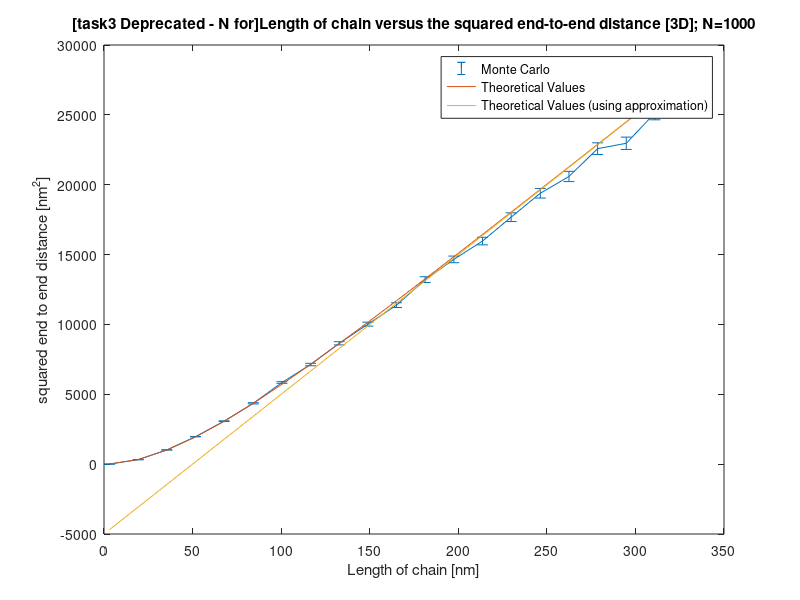
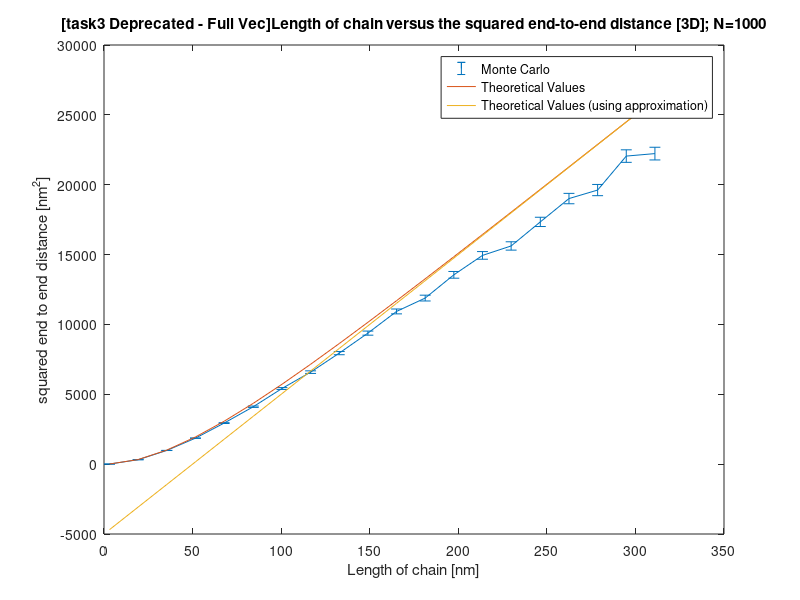

The MATLAB script that drew these images, in order:
%% Computational Science Final Project: Worm-Like Chain
% Task 4
% Authors: Maarten Joosten & Nemo Andrea
% IDs: xxxxxxx & 4473035
% Date of Creation: 20-06-2017
% github: https://github.com/MJoosten/Computational-Science

%% Task 3 - Prepping

clear all;
close all;
format compact;

%% Start N For loop--------------------------------------------------------
%%^^^^^^^^^^^^^^^^^^^^^^^^^^^^^^^^^^^^^^^^^^^^^^^^^^^^^^^^^^^^^^^^^^^^^^^^^
%%^^^^^^^^^^^^^^^^^^^^^^^^^^^^^^^^^^^^^^^^^^^^^^^^^^^^^^^^^^^^^^^^^^^^^^^^^
%%^^^^^^^^^^^^^^^^^^^^^^^^^^^^^^^^^^^^^^^^^^^^^^^^^^^^^^^^^^^^^^^^^^^^^^^^^
%%^^^^^^^^^^^^^^^^^^^^^^^^^^^^^^^^^^^^^^^^^^^^^^^^^^^^^^^^^^^^^^^^^^^^^^^^^

%parameters
enable_plots=false; %do you wish to plot the WLC? 
enable_debug_plots=false; %do you wish to view debugging plots? 
enable_error_plot=true;
plot_scatter=true; %do you wish to havea  scatter plot over plot3 for 
                   %the plot with multiple WLC in one figure?
P=20; %number of configurations (configuration = amount segments of chain) 
P_range=[10,1000]; %range of segment numbers (default: 100,5000)
N=1000; %Iterations of Polymer/chain (DNA) generation (default:100)
K=round(linspace(P_range(1),P_range(2),P)); % Number of segments of chain
                                     %(base pairs) (default:2000)
length_link=0.311;%[nm] Length of each chain link(base pair)(default:0.311)
length_persist=50; %[nm] persistence length (default:50)
length_chain=K*length_link; %[nm] Total length of chain (DNA)
t_initial=[0;0;1]; %initial orientation of t vector (unit length);
                   %(default: 0,0,1 (z axis))

                   
%Preallocation - Outside Loop
comp_time=zeros(N,1); %this array will hold the computational time for
                      %for each Iteration (N iterations)
distances=zeros(N,P); %will hold the squared end-to-end distances

%opening statement (for console iterpretability)
fprintf(['\n>>>[task3 Deprecated - N for] Starting Computation WLC 3D with %u'...
        ' configurations each with %u iterations and number of segments '...
        'between %u and %u'],P,N,min(K),max(K))

for pp=1:P
    K_local=K(pp);
    
    %Preallocation - Inside Loop
    location=zeros(3,K_local,N); %will hold the location for each polymer link (3D)
    tangents=ones(3,K_local,N);% holds the angles %TODO: do this more efficiently

    % generate random bend angles
    % Gaussian Distribution with mu=0;var=length_link/length_persistence
    rand_angles1=sqrt(length_link/length_persist)*randn(K_local,N);
    rand_angles2=sqrt(length_link/length_persist)*randn(K_local,N);  
    %Cumulative Angles (these are the random angles values we will rotate at)
    cum_angles1=cumsum(rand_angles1,1);
    cum_angles2=cumsum(rand_angles2,1);
    
    %compute cosines and sines beforehand
    cos_test_1=cos(cum_angles1);
    sin_test_1=sin(cum_angles1);
    cos_test_2=cos(cum_angles2);
    sin_test_2=sin(cum_angles2);   
   

    % Computation ------------------------------------------------------------- 

    fprintf('\nComputing WLC 3D Distance for K=%u links, for N=%u iterations',K_local,N)
    for ii=1:N %loop over N iterations(generate N independent runs)
        tic %start a clock for each run        
             
        %compute tangents
        factor_cont=(sqrt(1-(sin_test_1(:,ii).*sin_test_2(:,ii)).^2));
        tangents(1,:,ii)=sin_test_1(:,ii).*cos_test_2(:,ii)./factor_cont;
        tangents(2,:,ii)=cos_test_1(:,ii).*sin_test_2(:,ii)./factor_cont;
        tangents(3,:,ii)=cos_test_1(:,ii).*cos_test_2(:,ii)./factor_cont;
       
        %update Locations (fast method)
        location(:,:,ii)=cumsum(tangents(:,:,ii)*length_link,2); 
        
        %Compute the squared end-to-end distance (works for non-zero starting
        %points too. Alternative method would be norm(vector)^2.      
        distances(ii,pp)=sum((location(:,end,ii)-location(:,1,ii)).^2);
        comp_time(ii)=toc; %clock in computation time for this (single) WLC.    
    end

    %calculate theoretical distance
    theoretical_dist=2*length_persist*length_chain-2*length_persist^2*...
        (1-exp(-length_chain/(length_persist)));
    theoretical_approx=2*length_persist*length_chain-2*length_persist^2;
    
    %calculate a percentage error using |new-old|/old 
    %<<<Keep in mind the figures only display the LAST iteration over P (last
    %configuration!>>>
    difference_percent=100*(abs(mean(distances(:,end))-...
        theoretical_dist(end))/theoretical_dist(end));
end


%signaling computation is finished
fprintf('\n>%u Configurations each with %u iterations completed, Computation finished',P,N)

% Displaying Results / PostProcessing -------------------------------------

%% Plotting 

%<<<Keep in mind the figures only display the LAST iteration over P (last
%configuration!>>>
if enable_debug_plots
    figure
    subplot(2,2,1)    
    histogram(rand_angles1,[-0.4 -0.4:0.02:0.4 0.4])
    title('[Task3]Distribution of angles (angle1)')
    xlabel('Angle')
    ylabel('Frequency')
    yyaxis right
   ylabel('probability')
   range_hist=-0.4:0.02:0.4;
   plot(range_hist,normpdf(range_hist,0,sqrt(length_link/length_persist)))
   legend('Computed Angles','Theoretical Distribution')
   
    subplot(2,2,2)
    histogram(rand_angles2,[-0.4 -0.4:0.02:0.4 0.4])
    title('[Task3]Distribution of angles (angle2)')
    xlabel('Angle')
    yyaxis right
   ylabel('probability')
   range_hist=-0.4:0.02:0.4;
   plot(range_hist,normpdf(range_hist,0,sqrt(length_link/length_persist)))
   legend('Computed Angles','Theoretical Distribution')
    
    ylabel('Frequency')
    subplot(2,2,3)
    plot(distances)
    title('[Task3]Distances for different WLC (no bias expected)')
    xlabel('Iteration number (N)')
    ylabel('Squared end-to-end distance [nm^2]')
    
    %TODO: add curvature??? or More debuggin options
end

%Plotting Results

%<<<Keep in mind the figures only display the LAST iteration over P (last
%configuration!>>>
if enable_plots
    figure
    %plotting a subset (multiple) WLC (set by plot_wlc_number)    
    subplot(1,2,1)
    if plot_scatter
        for ii=1:min([N 100])
            scatter3(location(1,:,ii),location(2,:,ii),location(3,:,ii),...
                [],linspace(1,K(end),K(end)),'filled')
            hold on
        end
        title(sprintf('[Task 3]WLC plots for the first %u iterations',min([N 100])))
        xlabel('X position [nm]')
        ylabel('Y position [nm]')
        zlabel('Z position [nm]')
    else
        for ii=1:min([N 100])
            plot3(location(1,:,ii),location(2,:,ii),location(3,:,ii))
            hold on
        end
        title(sprintf('[Task 3]WLC plots for the first %u iterations',min([N 100])))
        grid on
        xlabel('X position [nm]')
        ylabel('Y position [nm]')
        zlabel('Z position [nm]')
    end
    %plotting a single WLC 
    subplot(1,2,2)
    scatter3(location(1,:,1),location(2,:,1),location(3,:,1),...
        [],linspace(1,K(end),K(end)),'filled')
    title('[Task 3]WLC plot for the first iteration (single WLC)')
    xlabel('X position [nm]')
    ylabel('Y position [nm]')
    zlabel('Z position [nm]')
end

%Plotting Error plot (3B)

if enable_error_plot
    %%make non-for loop? more elegant, no need for performance
    %%TODO: can you check this? it seems okay now, but id like to have someone
  
    clear error_chain
    for ii=1:P    
        error_chain(ii)=sqrt((mean(distances(:,ii).^2)-mean(distances(:,ii))^2)/N);
        %no need for preallocation here
    end   
   
    
    figure
    errorbar(length_chain,mean(distances,1),error_chain);
    hold on
    plot(length_chain,theoretical_dist)
    hold on
    plot(length_chain,theoretical_approx)
    hold off
    title(sprintf('[task3 Deprecated - N for]Length of chain versus the squared end-to-end distance [3D]; N=%u',N))
    xlabel('Length of chain [nm]')
    ylabel('squared end to end distance [nm^2]')
    legend('Monte Carlo','Theoretical Values','Theoretical Values (using approximation)')
end

%Printing Some Messages (Task 3A) -----------------------------------------
fprintf(['\nNote: The following statements only apply to the last '...
         'iteration over P, that is K=%u'],K(end))
%print squared-end-to-end distances (mean + standard deviation)
%TODO: check if standard deviation is correct (see document)
%TODO: check how we wish to display values such as percentage (how many
%decimals etc)
%<<<Keep in mind the figures only display the LAST iteration over P (last
%configuration!>>>
fprintf('\n> The mean squared end-to-end distances for %u iterations is: %f, with standard deviation: %f',N,mean(distances(:,end)),std(distances(:,end))/sqrt(N)) %
fprintf('\n> The theoretical squared end-to-end distance is: %f; the difference in percentage is: %u',theoretical_dist(end),round(difference_percent));

%print computational times
%TODO: figure out proper display values for times (comp times)
%<<<Keep in mind the figures only display the LAST iteration over P (last
%configuration!>>>
fprintf('\n> Total computational time for %u iterations is: %f, the mean time per iteration is:  %f',N,sum(comp_time),mean(comp_time));

%closing statement (for console iterpretability)
fprintf('\n>>>[task3 Deprecated - N for] Completed.\n')


%% Start Full Vec----------------------------------------------------------
%%^^^^^^^^^^^^^^^^^^^^^^^^^^^^^^^^^^^^^^^^^^^^^^^^^^^^^^^^^^^^^^^^^^^^^^^^^
%%^^^^^^^^^^^^^^^^^^^^^^^^^^^^^^^^^^^^^^^^^^^^^^^^^^^^^^^^^^^^^^^^^^^^^^^^^
%%^^^^^^^^^^^^^^^^^^^^^^^^^^^^^^^^^^^^^^^^^^^^^^^^^^^^^^^^^^^^^^^^^^^^^^^^^
%%^^^^^^^^^^^^^^^^^^^^^^^^^^^^^^^^^^^^^^^^^^^^^^^^^^^^^^^^^^^^^^^^^^^^^^^^^
%% Start - Fully Vectorised

% PARAMETERS SET AT THE TOP OF THE PAGE

%Preallocation - Outside Loop
comp_time=0; %this array will hold the computational time for
                      %for each Iteration (N iterations)
distances=zeros(N,P); %will hold the squared end-to-end distances

%opening statement (for console iterpretability)
fprintf(['\n>>>[task3 Deprecated - Full Vec] Starting Computation WLC 3D with %u'...
        ' configurations each with %u iterations and number of segments '...
        'between %u and %u'],P,N,min(K),max(K))

for pp=1:P
    K_local=K(pp);
    
    %Preallocation - Inside Loop
    location=zeros(N,3,K_local); %will hold the location for each polymer link (3D)
    tangents=ones(N,3,K_local);% holds the angles %TODO: do this more efficiently

    % generate random bend angles
    % Gaussian Distribution with mu=0;var=length_link/length_persistence
    rand_angles1=sqrt(length_link/length_persist)*randn(K_local,N);
    rand_angles2=sqrt(length_link/length_persist)*randn(K_local,N);  
    %Cumulative Angles (these are the random angles values we will rotate at)
    cum_angles1=cumsum(rand_angles1,1);
    cum_angles2=cumsum(rand_angles2,1);
    
    %compute cosines and sines beforehand
    cos_test_1=cos(cum_angles1);
    sin_test_1=sin(cum_angles1);
    cos_test_2=cos(cum_angles2);
    sin_test_2=sin(cum_angles2);   
   

    % Computation ------------------------------------------------------------- 

    fprintf('\nComputing WLC 3D Distance for K=%u links, for N=%u iterations',K_local,N)
   
        tic %start a clock for each run        
             
        %compute tangents
        factor_cont=(sqrt(1-(sin_test_1.*sin_test_2.^2)));
        tangents(:,1,:)=(sin_test_1.*cos_test_2./factor_cont)';
        tangents(:,2,:)=(cos_test_1.*sin_test_2./factor_cont)';
        tangents(:,3,:)=(cos_test_1.*cos_test_2./factor_cont)';
        
%           tangents(:,1,:)=sin_test_1(:,ii).*cos_test_2(:,ii)./factor_cont;
%         tangents(:,2,:)=cos_test_1(:,ii).*sin_test_2(:,ii)./factor_cont;
%         tangents(:,3,:)=cos_test_1(:,ii).*cos_test_2(:,ii)./factor_cont;
       
        %update Locations (fast method) 
        location=cumsum(tangents*length_link,3); 
        
        %Compute the squared end-to-end distance (works for non-zero starting
        %points too. Alternative method would be norm(vector)^2.      
         distances(:,pp)=sum((location(:,:,1)-location(:,:,end)).^2,2);
        comp_time=toc; %clock in computation time for this  WLC set.    
  

    %calculate theoretical distance
    theoretical_dist=2*length_persist*length_chain-2*length_persist^2*...
        (1-exp(-length_chain/(length_persist)));
    theoretical_approx=2*length_persist*length_chain-2*length_persist^2;
    
    %calculate a percentage error using |new-old|/old 
    %<<<Keep in mind the figures only display the LAST iteration over P (last
    %configuration!>>>
    difference_percent=100*(abs(mean(distances(:,end))-...
        theoretical_dist(end))/theoretical_dist(end));
end


%signaling computation is finished
fprintf('\n>%u Configurations each with %u iterations completed, Computation finished',P,N)

% Displaying Results / PostProcessing -------------------------------------

%% Plotting 

%<<<Keep in mind the figures only display the LAST iteration over P (last
%configuration!>>>
if enable_debug_plots
    figure
    subplot(2,2,1)    
    histogram(rand_angles1,[-0.4 -0.4:0.02:0.4 0.4])
    title('[Task3]Distribution of angles (angle1)')
    xlabel('Angle')
    ylabel('Frequency')
    yyaxis right
   ylabel('probability')
   range_hist=-0.4:0.02:0.4;
   plot(range_hist,normpdf(range_hist,0,sqrt(length_link/length_persist)))
   legend('Computed Angles','Theoretical Distribution')
   
    subplot(2,2,2)
    histogram(rand_angles2,[-0.4 -0.4:0.02:0.4 0.4])
    title('[Task3]Distribution of angles (angle2)')
    xlabel('Angle')
    yyaxis right
   ylabel('probability')
   range_hist=-0.4:0.02:0.4;
   plot(range_hist,normpdf(range_hist,0,sqrt(length_link/length_persist)))
   legend('Computed Angles','Theoretical Distribution')
    
    ylabel('Frequency')
    subplot(2,2,3)
    plot(distances)
    title('[Task3]Distances for different WLC (no bias expected)')
    xlabel('Iteration number (N)')
    ylabel('Squared end-to-end distance [nm^2]')
    
    %TODO: add curvature??? or More debuggin options
end

%Plotting Results

%<<<Keep in mind the figures only display the LAST iteration over P (last
%configuration!>>>
if enable_plots
    figure
    %plotting a subset (multiple) WLC (set by plot_wlc_number)    
    subplot(1,2,1)
    if plot_scatter
        for ii=1:min([N 100])
            scatter3(location(ii,1,:),location(ii,2,:),location(ii,3,:),...
                [],linspace(1,K(end),K(end)),'filled')
            hold on
        end
        title(sprintf('[Task 3]WLC plots for the first %u iterations',min([N 100])))
        xlabel('X position [nm]')
        ylabel('Y position [nm]')
        zlabel('Z position [nm]')
    else
        for ii=1:min([N 100])
            plot3(location(1,:,ii),location(2,:,ii),location(3,:,ii))
            hold on
        end
        title(sprintf('[Task 3]WLC plots for the first %u iterations',min([N 100])))
        grid on
        xlabel('X position [nm]')
        ylabel('Y position [nm]')
        zlabel('Z position [nm]')
    end
    %plotting a single WLC 
    subplot(1,2,2)
    scatter3(location(1,1,:),location(1,2,:),location(1,3,:),...
        [],linspace(1,K(end),K(end)),'filled')
    title('[Task 3]WLC plot for the first iteration (single WLC)')
    xlabel('X position [nm]')
    ylabel('Y position [nm]')
    zlabel('Z position [nm]')
end

%Plotting Error plot (3B)
  
if enable_error_plot
    %%make non-for loop? more elegant, no need for performance
    %%TODO: can you check this? it seems okay now, but id like to have someone
  
    clear error_chain
    for ii=1:P    
        error_chain(ii)=sqrt((mean(distances(:,ii).^2)-mean(distances(:,ii))^2)/N);
        %no need for preallocation here
    end   
   
    
    figure
    errorbar(length_chain,mean(distances,1),error_chain);
    hold on
    plot(length_chain,theoretical_dist)
    hold on
    plot(length_chain,theoretical_approx)
    hold off
    title(sprintf('[task3 Deprecated - Full Vec]Length of chain versus the squared end-to-end distance [3D]; N=%u',N))
    xlabel('Length of chain [nm]')
    ylabel('squared end to end distance [nm^2]')
    legend('Monte Carlo','Theoretical Values','Theoretical Values (using approximation)')
end

%Printing Some Messages (Task 3A) -----------------------------------------
fprintf(['\nNote: The following statements only apply to the last '...
         'iteration over P, that is K=%u'],K(end))
%print squared-end-to-end distances (mean + standard deviation)
%TODO: check if standard deviation is correct (see document)
%TODO: check how we wish to display values such as percentage (how many
%decimals etc)
%<<<Keep in mind the figures only display the LAST iteration over P (last
%configuration!>>>
fprintf('\n> The mean squared end-to-end distances for %u iterations is: %f, with standard deviation: %f',N,mean(distances(:,end)),std(distances(:,end))/sqrt(N)) %
fprintf('\n> The theoretical squared end-to-end distance is: %f; the difference in percentage is: %u',theoretical_dist(end),round(difference_percent));

%print computational times
%TODO: figure out proper display values for times (comp times)
%<<<Keep in mind the figures only display the LAST iteration over P (last
%configuration!>>>
fprintf('\n> Total computational time for %u iterations is: %f, the mean time per iteration is:  %f',N,comp_time,comp_time/N);

%closing statement (for console iterpretability)
fprintf('\n>>>[task3 Deprecated - Full Vec] Completed.\n')